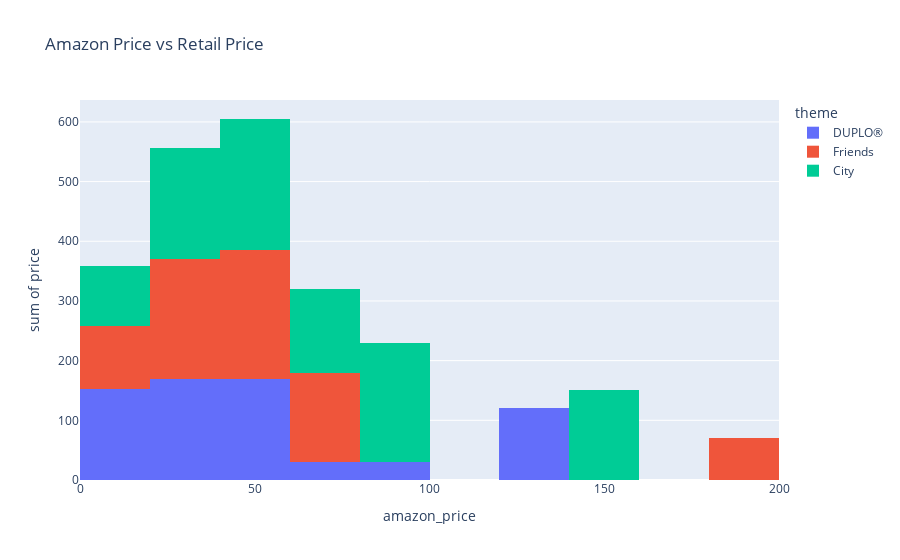

Write notebook code for a chart like this one.
### Markdown cell above
1. The most money saved on a lego set is 13.99 if bought on amazon.
2. $115 is the most overpriced lego set compared from retail
3. On average buying on amazon is not the best deal
4. Over 50% you do not save any money when buying on amazon

### Code cell
fig = px.histogram(DF,
                  x = 'amazon_price',
                   y = 'price',
                  color = 'theme',
                  title = 'Amazon Price vs Retail Price')
fig.show()

### Figure 1 — Plotly figure (JSON) as saved in the notebook; plotly's stock layout.template omitted (floating-point values rounded to 4 significant figures)
{"data": [{"bingroup": "x", "histfunc": "sum", "hovertemplate": "theme=DUPLO®<br>amazon_price=%{x}<br>sum of price=%{y}<extra></extra>", "legendgroup": "DUPLO®", "marker": {"color": "#636efa", "pattern": {"shape": ""}}, "name": "DUPLO®", "orientation": "v", "showlegend": true, "type": "histogram", "x": [16.0, 9.45, 39.89, 56.69, 36.99, 9.99, 21.99, 128.9, 74.5, 98.99, 17.99, 19.55, 16.0, 17.99, 21.11, 59.99, 23.27, 17.99, 21.99, 6.29, 26.99, 14.99, 8.99, 29.99, 59.99], "xaxis": "x", "y": [4.99, 4.99, 14.99, 49.99, 19.99, 9.99, 24.99, 120.0, 29.99, 29.99, 19.99, 19.99, 19.99, 19.99, 9.99, 59.99, 9.99, 19.99, 24.99, 6.99, 29.99, 14.99, 9.99, 34.99, 59.99], "yaxis": "y"}, {"bingroup": "x", "histfunc": "sum", "hovertemplate": "theme=Friends<br>amazon_price=%{x}<br>sum of price=%{y}<extra></extra>", "legendgroup": "Friends", "marker": {"color": "#EF553B", "pattern": {"shape": ""}}, "name": "Friends", "orientation": "v", "showlegend": true, "type": "histogram", "x": [40.4, 45.95, 53.88, 185.0, 34.0, 14.99, 18.64, 18.95, 35.99, 62.99, 40.0, 31.27, 31.67, 14.99, 7.99, 48.53, 8.99, 18.93, 17.97, 15.32, 19.99, 39.95, 79.95, 29.95, 49.95], "xaxis": "x", "y": [14.99, 19.99, 29.99, 69.99, 29.99, 7.99, 7.99, 14.99, 39.99, 69.99, 49.99, 19.99, 39.99, 7.99, 7.99, 49.99, 9.99, 9.99, 9.99, 9.99, 19.99, 39.99, 79.99, 29.99, 49.99], "yaxis": "y"}, {"bingroup": "x", "histfunc": "sum", "hovertemplate": "theme=City<br>amazon_price=%{x}<br>sum of price=%{y}<extra></extra>", "legendgroup": "City", "marker": {"color": "#00cc96", "pattern": {"shape": ""}}, "name": "City", "orientation": "v", "showlegend": true, "type": "histogram", "x": [30.89, 16.49, 64.75, 65.99, 69.95, 21.99, 69.99, 31.46, 23.83, 56.0, 53.99, 8.99, 16.0, 54.8, 31.99, 35.98, 52.74, 99.99, 23.98, 8.99, 8.99, 15.99, 99.99, 150.0, 17.99], "xaxis": "x", "y": [6.99, 9.99, 39.99, 29.99, 29.99, 9.99, 39.99, 39.99, 19.99, 69.99, 59.99, 9.99, 19.99, 29.99, 39.99, 39.99, 59.99, 99.99, 29.99, 9.99, 9.99, 19.99, 99.99, 150.0, 19.99], "yaxis": "y"}], "layout": {"barmode": "relative", "legend": {"title": {"text": "theme"}, "tracegroupgap": 0}, "title": {"text": "Amazon Price vs Retail Price"}, "xaxis": {"anchor": "y", "domain": [0, 1], "title": {"text": "amazon_price"}}, "yaxis": {"anchor": "x", "domain": [0, 1], "title": {"text": "sum of price"}}}}
